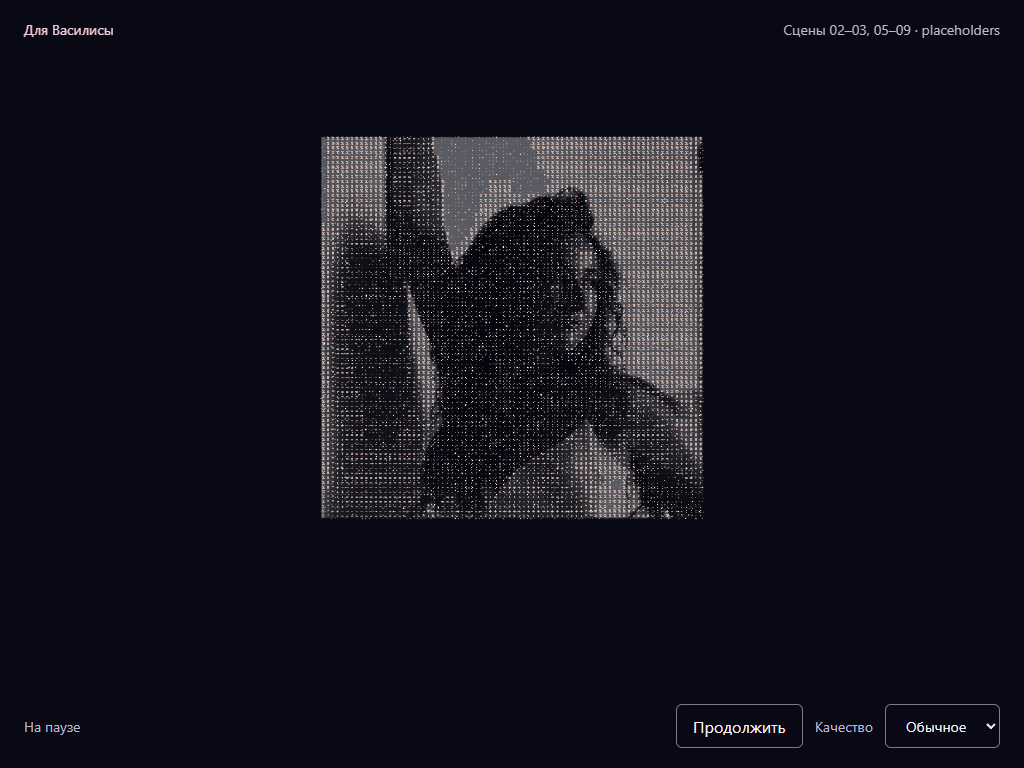
#> input picture docs/verification/scene04-portrait-direct/after/t8.png, 1024 x 768 px, found by its file name
$ python verify_reentry.py
#> lines starting #> are read from the running program, lines starting #| are printed output that depends on the picture
from pathlib import Path
from PIL import Image, ImageChops, ImageStat
p=Path('docs/verification/scene04-portrait-direct/after');a=Image.open(p/'t8.png').convert('RGB')
#> further down, a is the input picture: PIL image 1024x768 RGB; mean R, G, B 18.2, 18.5, 28.4
for n in ['reverse-seek-t8.png','reenter-t8.png']:
    b=Image.open(p/n).convert('RGB');d=ImageChops.difference(a.crop((280,80,760,600)),b.crop((280,80,760,600)));print(n,{'roi':[280,80,760,600],'max_delta':max(v[1] for v in d.getextrema()),'mean_delta':ImageStat.Stat(d).mean})
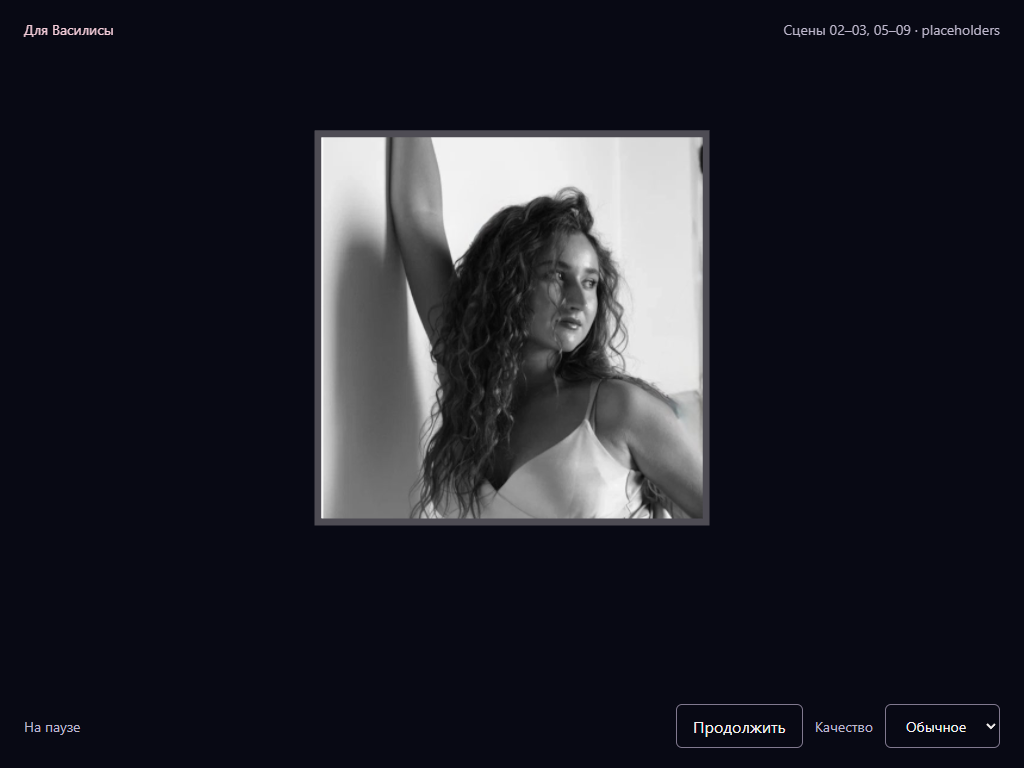
#> input picture docs/verification/scene04-portrait-direct/after/t14.png, 1024 x 768 px, given in place of reverse-seek-t8.png, which was not available
#> further down, b is the input picture: PIL image 1024x768 RGB; mean R, G, B 32.6, 33.4, 42.3
#> after `d = ImageChops.difference(a.crop((280, 80, 760, 600)), b.crop((280, 80`:
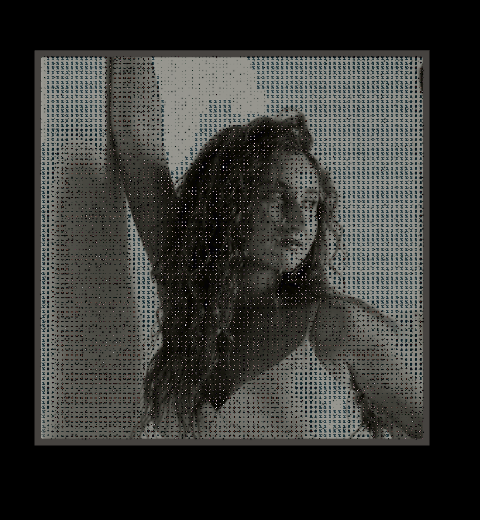
#> d: PIL image 480x520 RGB; mean R, G, B 50.1, 50.5, 47.5
#> pass 2 of the loop `for n in ['reverse-seek-t8.png','reenter-t8.png']:`:
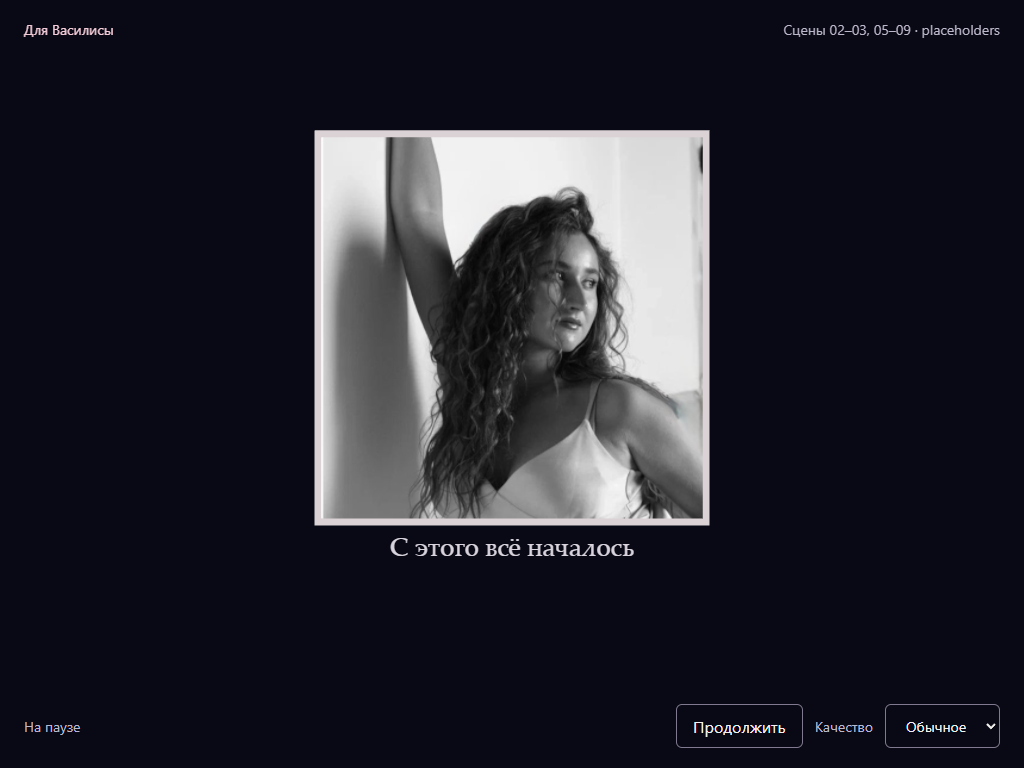
#> input picture docs/verification/scene04-portrait-direct/after/t17.png, 1024 x 768 px, given in place of reenter-t8.png, which was not available
#> b is the input picture: PIL image 1024x768 RGB; mean R, G, B 34.8, 35.5, 44.3
#> `d = ImageChops.difference(a.crop((280, 80, 760, 600)), b.crop((280, 80`:
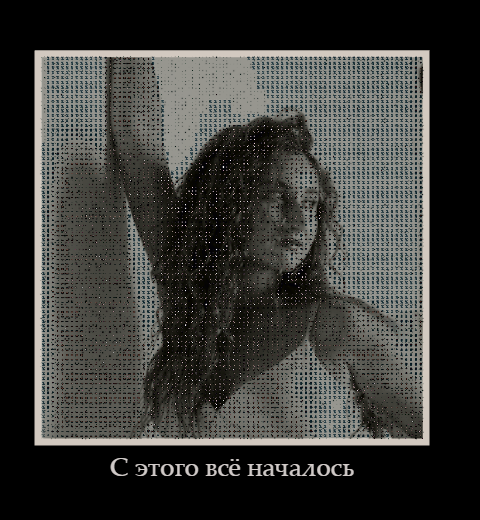
#> d: PIL image 480x520 RGB; mean R, G, B 57, 57.1, 53.9
